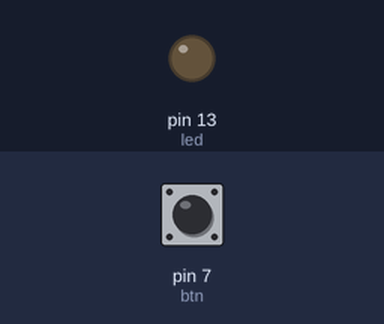
Simulated run of this sketch. Board: Arduino Uno, built with avr-gcc and run on an emulated ATmega328P. Parts: output pins drawn as LEDs (lit = HIGH). The test bench sets the inputs (shaded band); at power-on: pin 7 (btn) LOW.

Above: at 1.2 s.
1.3 s: pin 7 (btn) pulled HIGH for 0.15 s
At 1.37 s:
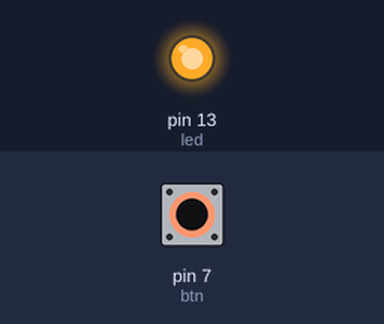
2.9 s: pin 7 (btn) pulled HIGH for 3.2 s
At 7.3 s:
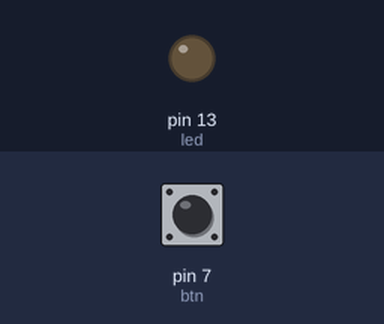
Timing chart, 0 to 8.8 s (numbered marks = the images above; inputs shaded):
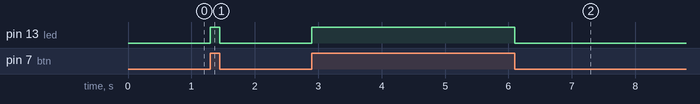

Measured:
- after the input at 1.3 s, pin 13 (led): LOW → HIGH at once, → LOW 0.15 s later
- after the input at 2.9 s, pin 13 (led): LOW → HIGH at once, → LOW 3.2 s later

The sketch:

nut-bam.ino
```cpp
int led = 13;
int btn = 7;

void setup() {
  pinMode(led, OUTPUT);
  pinMode(btn, INPUT);
}

void loop() {
  int value = digitalRead(btn);
  digitalWrite(led, value);
}
```
